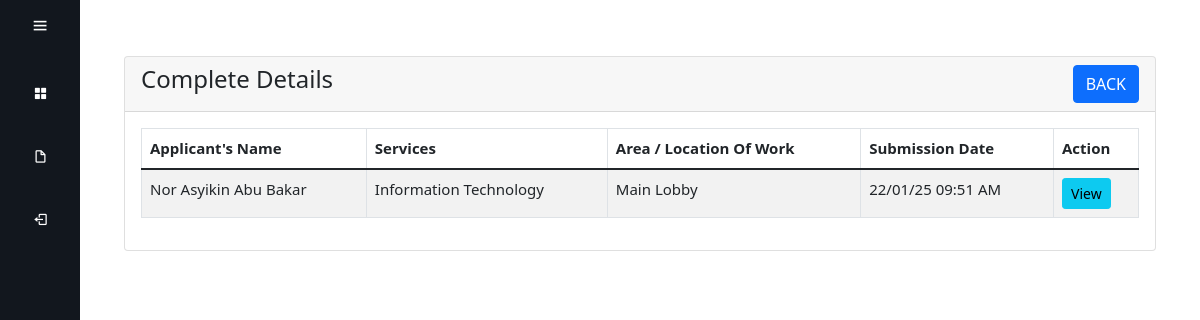
The page /complete1.php on the database as committed earlier.
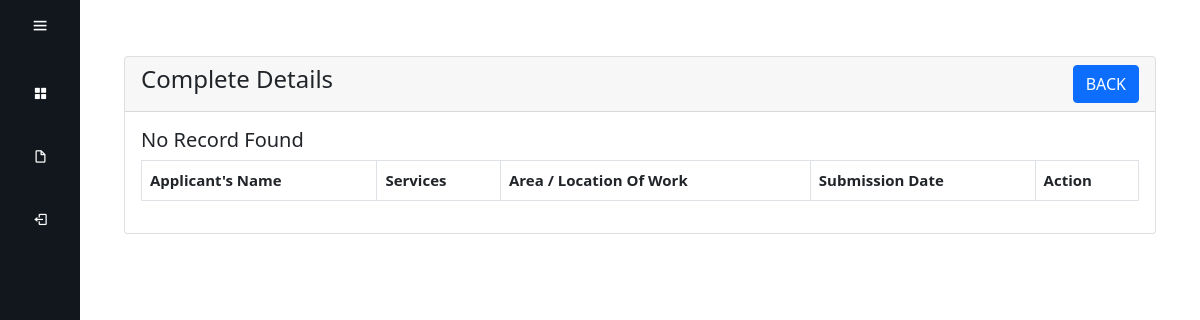
The same page on the database as committed later.
### tables this page shows
CREATE TABLE IF NOT EXISTS `form` (
`id` int(5) unsigned zerofill NOT NULL,
  `name` varchar(100) NOT NULL,
  `durationFrom` date NOT NULL,
  `durationTo` date NOT NULL,
  `timeFrom` time NOT NULL,
  `timeTo` time NOT NULL,
  `companyName` varchar(500) NOT NULL,
  `svName` varchar(50) NOT NULL,
  `icNo` varchar(14) NOT NULL,
  `contactNo` varchar(15) NOT NULL,
  `longTermContract` varchar(100) NOT NULL,
  `workersName` varchar(800) NOT NULL,
  `exactLocation` varchar(100) NOT NULL,
  `workType` varchar(500) NOT NULL,
  `hazards` varchar(500) NOT NULL,
  `briefDate` date NOT NULL,
  `briefTime` time NOT NULL,
  `briefConducted` varchar(50) NOT NULL,
  `ppe` varchar(500) NOT NULL,
  `status` varchar(50) DEFAULT 'in progress',
  `applicantID` int(11) NOT NULL,
  `adminID` int(11) NOT NULL,
  `worksite` varchar(500) NOT NULL,
  `infection` varchar(500) NOT NULL,
  `date` datetime NOT NULL DEFAULT CURRENT_TIMESTAMP,
  `services` varchar(255) NOT NULL,
  `passNo` varchar(255) NOT NULL,
  `remark` varchar(500) NOT NULL,
  `is_notified` tinyint(1) DEFAULT '0'
);

### complete1.php (the view, shortened to what this page needs)
<?php
    require 'dbconn.php';
?>
<!doctype html>
<html lang="en">
<head>
    <link href='https://unpkg.com/boxicons@2.1.4/css/boxicons.min.css' rel='stylesheet'>
    <link href="https://cdn.jsdelivr.net/npm/bootstrap@5.1.3/dist/css/bootstrap.min.css" rel="stylesheet">
    <link rel="stylesheet" href="https://cdn.datatables.net/1.13.4/css/dataTables.bootstrap5.min.css" />
    <link rel="stylesheet" href="style.css">
</head>
<body>
    <div class="sidebar" id="sidebar">
        <div class="top">
            <i class="bx bx-menu" id="btn"></i>
        </div>
        <ul>
            <li>
                <a href="appdb.php">
                    <i class="bx bxs-grid-alt"></i>
                </a>
            </li>
            <li>
                <a href="form1.php">
                    <i class="bx bx-file-blank"></i>
                </a>
            </li>
            <li>
                <a href="logout.php" onclick="return confirmLogout();">
                    <i class="bx bx-log-out"></i>
                </a>
            </li>
        </ul>
    </div>
    <div class="main-content" id="main-content">
        <div class="container mt-4">
            <div class="row">
            <div class="container">
                <div class="col-md-12">
                    <div class="card">
                        <div class="card-header">
                            <h4>Complete Details
                            <a href="appdb.php" class="btn btn-primary float-end">BACK</a>
                            </h4>
                        </div>
                        <div class="card-body">
                            <table id="myTable" class="table table-bordered table-striped">
                                <thead>
                                    <tr>
                                        <th>Applicant's Name</th>
                                        <th>Services</th>
                                        <th>Area / Location Of Work</th>
                                        <th>Submission Date</th>
                                        <th>Action</th>
                                    </tr>
                                </thead>
                                <tbody>
                                    <?php
                                        $query = "SELECT * FROM form WHERE status = 'completed'";
                                        $query_run = mysqli_query($conn, $query);
                                        if(mysqli_num_rows($query_run) > 0)
                                        {
                                            foreach($query_run as $ptw)
                                            {
                                                $dateTime = new DateTime($ptw['date']);
                                                $formattedDate = $dateTime->format('d/m/y');
                                                $formattedTime = $dateTime->format('h:i A');
                                                ?>
                                                <tr>
                                                    <td><?= $ptw['name']; ?></td>
                                                    <td><?= $ptw['services']; ?></td>
                                                    <td><?= $ptw['exactLocation']; ?></td>
                                                    <td><?= ($formattedDate . ' ' . $formattedTime); ?></td>
                                                    <td>
                                                        <a href="view1.php?id=<?= $ptw['id']; ?>" class="btn btn-info btn-sm">View</a>
                                                    </td>
                                                </tr>
                                                <?php
                                            }
                                        }
                                        else
                                        {
                                            echo "<h5> No Record Found </h5>";
                                        }
                                    ?>
                                </tbody>
                            </table>
                        </div>
                    </div>
                </div>
            </div>
        </div>
    </div>
</body>
</html>

Rows that differ between the two databases and show on the page:
removed form: name "Nor Asyikin Abu Bakar", services "Information Technology", exactLocation "Main Lobby", date "22/01/25", date "09:51 AM"
Other text that changed with them:
text now shown: "No Record Found"
